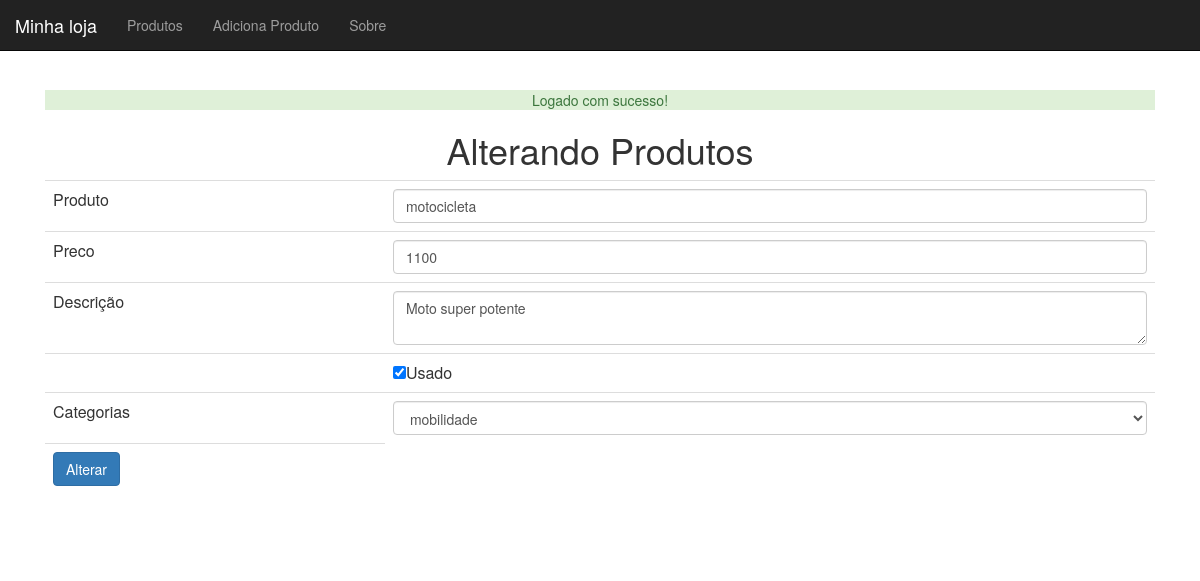
Page /vista/produto-altera-formulario.php?id=2 (signed in) on the committed database.
### tables this page shows
CREATE TABLE `produto` (
  `id` int(11) NOT NULL AUTO_INCREMENT,
  `nome` varchar(255) DEFAULT NULL,
  `preco` decimal(10,0) DEFAULT NULL,
  `descricao` text,
  `categoria_id` int(11) DEFAULT NULL,
  `usado` tinyint(1) DEFAULT '0',
  PRIMARY KEY (`id`)
);

### modelo/banco-produtos.php (called while the page is built, shortened)
<?php
	require_once "classes/Produto.php";
	function buscaProduto($con, $id)
	{
		$query =  "SELECT * FROM produto WHERE id = {$id}";
		$res = mysqli_query($con, $query);
		 $obj = mysqli_fetch_assoc($res);
		 $produto = new Produto($obj['id'],
								$obj['nome'],
								$obj['preco'],
								$obj['descricao'],
								$obj['categoria_id'],
								$obj['usado']);
		return	$produto;
	}

### modelo/classes/Produto.php (called while the page is built, shortened)
<?php
class Produto
{
    function    __construct( $id = '', $nome, $preco, $descricao,  $categoria_id, $usado)
    {
        $this->nome = $nome;
        $this->preco = $preco;
        $this->descricao = $descricao;
        $this->categoria_id = $categoria_id;
        $this->usado = $usado;
    }
}

### modelo/banco-categoria.php (called while the page is built, shortened)
<?php
	function  listaCategorias($con)
	{
		$categorias = [];
		$query = "SELECT * FROM categoria";
		$res = mysqli_query($con, $query);
		while($categoria = mysqli_fetch_assoc($res))
		{
			array_push($categorias, $categoria);
		}
		return $categorias;
	}

### vista/produto-formulario-base.php (the view)
<tr>
  <td>Produto</td>
  <td><input class="form-control" type="text" name="nome" value="<?=$produto->nome?>"></td>
</tr>
<tr>
  <td>Preco</td>
  <td><input class="form-control" type="number" name="preco" value="<?=$produto->preco?>"></td>
</tr>
<tr>
  <td>Descrição</td>
  <td><textarea class="form-control" name="descricao"><?=$produto->descricao?></textarea></td>
</tr>
<tr>
  <td></td>
  <td><input type="checkbox" name="usado" <?=$usado?> value="true">Usado</td>
</tr>
<tr>
  <td>Categorias</td>
  <td>
    <select name="categoria_id" class="form-control">
      <?php foreach ($categorias as $categoria):
            $essaEhCategoria = $produto->categoria_id == $categoria['id'];
            $selecao = $essaEhCategoria ? "selected='selected'":"";
        ?>
        <option value="<?=$categoria['id']?>" <?=$selecao?>>
          <?=$categoria['nome']?>
        </option>
      <?php endforeach ?>
    </select>
  </td>
</tr>
<tr>
  <td><button class="btn btn-primary">Alterar</button></td>
</tr>

### css/loja.css (style rules this page uses)
body { padding-top: 50px; }

### rows in the picture
produto: nome "motocicleta", preco "1100", descricao "Moto super potente"

### other values in the picture
$_SESSION[$tipo] "Logado com sucesso!"
form field categoria_id "mobilidade"
